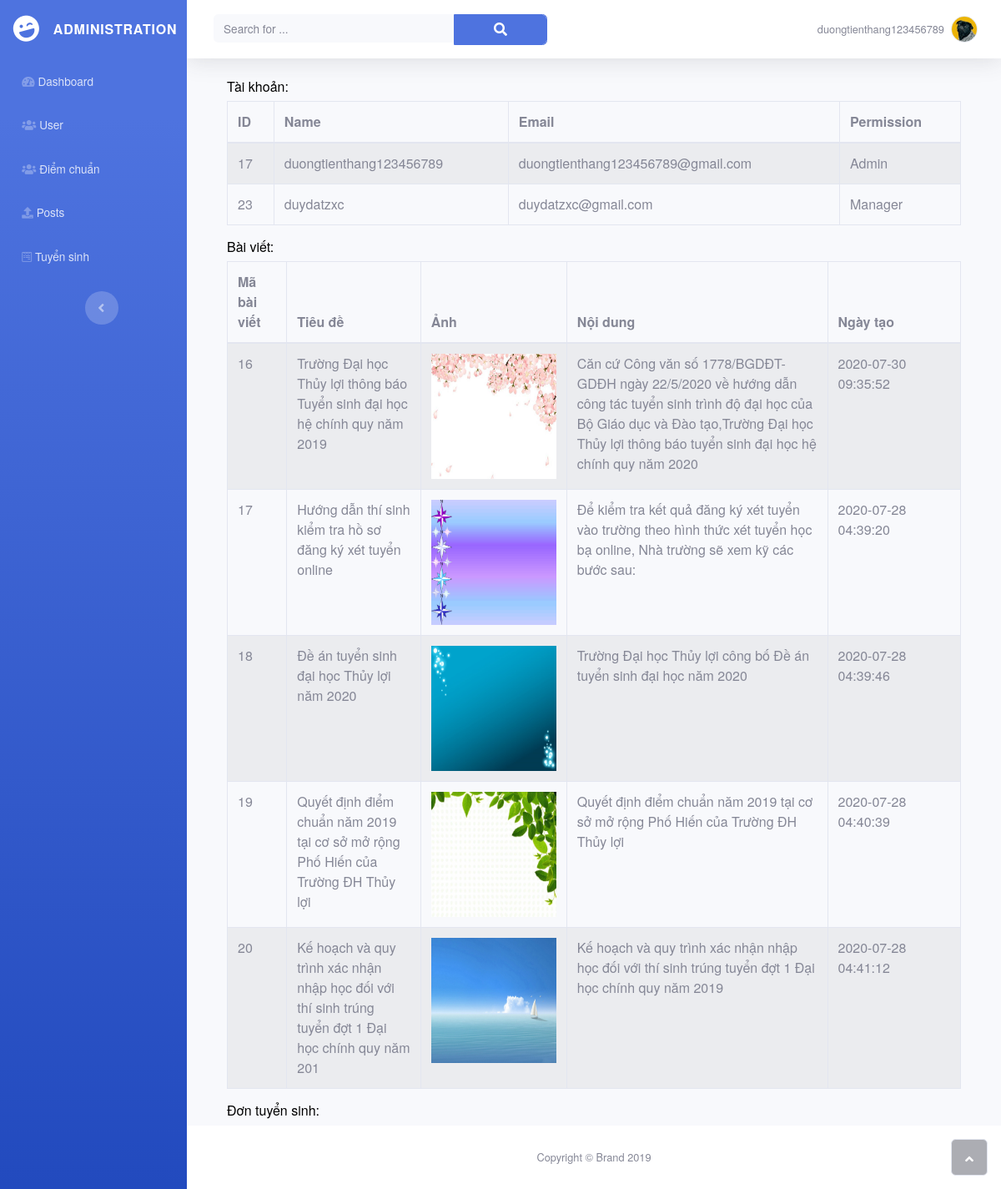
/admin.php (signed in), run on the app's committed database.
### tables this page shows
CREATE TABLE `taikhoan` (
  `matk` int(2) NOT NULL,
  `tentk` varchar(50) NOT NULL,
  `email` varchar(50) NOT NULL,
  `matkhau` varchar(200) NOT NULL,
  `maquyen` tinyint(4) NOT NULL,
  `trangthai` tinyint(1) NOT NULL,
  `maxacnhan` varchar(100) NOT NULL
);

CREATE TABLE `baiviet` (
  `mabv` int(5) UNSIGNED NOT NULL,
  `chude` varchar(100) NOT NULL,
  `tieude` varchar(100) NOT NULL,
  `anh` varchar(200) DEFAULT NULL,
  `noidung` varchar(2000) DEFAULT NULL,
  `ngaytao` datetime NOT NULL,
  `matk` int(2) NOT NULL
);

### admin.php (the view, shortened to what this page needs)
<?php
include("head.php");
$matk=$_SESSION['matk'];
require('connect.php');
$row=mysqli_fetch_assoc(mysqli_query($conn, "select * from taikhoan where matk='$matk'"));
if($_SESSION['quyen']=="3"){$sqlpost = "Select * from baiviet";}
else {$sqlpost = "Select * from baiviet where matk = '$matk'";}
$resultpost = mysqli_query($conn, $sqlpost);
$sqltk="select * from taikhoan";
mysqli_set_charset($conn, 'UTF8');
$resulttk = mysqli_query($conn, $sqltk);
?>
<body id="page-top">
    <div id="wrapper">
    <?php include("menu.php");?>
        <div class="d-flex flex-column" id="content-wrapper">
            <div id="content">
                <nav class="navbar navbar-light navbar-expand bg-white shadow mb-4 topbar static-top">
                    <div class="container-fluid"><button class="btn btn-link d-md-none rounded-circle mr-3" id="sidebarToggleTop" type="button"><i class="fas fa-bars"></i></button>
                        <form class="form-inline d-none d-sm-inline-block mr-auto ml-md-3 my-2 my-md-0 mw-100 navbar-search">
                            <div class="input-group"><input class="bg-light form-control border-0 small" type="text" placeholder="Search for ...">
                                <div class="input-group-append"><button class="btn btn-primary py-0" type="button"><i class="fas fa-search"></i></button></div>
                            </div>
                        </form>
                        <ul class="nav navbar-nav flex-nowrap ml-auto">
                            <li class="nav-item dropdown no-arrow" role="presentation">
                                <div class="nav-item dropdown no-arrow"><a class="dropdown-toggle nav-link" data-toggle="dropdown" aria-expanded="false">
                                    <span class="d-none d-lg-inline mr-2 text-gray-600 small"><?php echo $row['tentk']?></span>
                                    <img class="border rounded-circle img-profile" src="images/avatar5.jpeg"></a>
                                </div>
                            </li>
                        </ul>
                    </div>
                </nav>
                <div class="container">
                    <div class="container-fluid">
                        <h6 style="color: rgb(0,0,0);">Tài khoản:</h6>
                        <table id="example" class="table table-striped table-bordered" width="100%">
                            <thead>
                                <tr>
                                    <th>ID</th>
                                    <th>Name</th>
                                    <th>Email</th>
                                    <th>Permission</th>
                                </tr>
                            </thead>
                            <tbody>
                            <?php
                                if($_SESSION['quyen']!='1'){
                                if (mysqli_num_rows($resulttk) > 0) {
                                while ($row = mysqli_fetch_assoc($resulttk)) {
                                    if ($row['maquyen']==3) $maquyen1='Admin';
                                    else
                                    {if ($row['maquyen']==2) $maquyen1='Manager';
                                    else $maquyen1='Viewer';
                                    }
                                    echo '<tr><td>'.$row['matk'].'</td>';
                                    echo '<td>'.$row['tentk'].'</td>';
                                    echo '<td>'.$row['email'].'</td>';
                                    echo '<td>'.$maquyen1.'</td></tr>';
                                }
                                }}
                            ?>
                            </tbody>
                        </table>
                        <h6 style="color: rgb(0,0,0);">Bài viết:</h6>
                        <table id="example" class="table table-striped table-bordered" width="100%">
                            <thead>
                                <tr>
                                    <th width="80px">Mã bài viết</th>
                                    <th width="200px">Tiêu đề</th>
                                    <th width="150px">Ảnh</th>
                                    <th width="400px">Nội dung</th>
                                    <th width="193px">Ngày tạo</th>
                                </tr>
                            </thead>
                            <tbody>
                            <?php
                                if (mysqli_num_rows($resultpost) > 0) {
                                while ($rowpost = mysqli_fetch_assoc($resultpost)) {
                                    echo '<td>'.$rowpost['mabv'].'</td>';
                                    echo '<td>'.$rowpost['tieude'].'</td>';
                                    echo '<td><img src="'.$rowpost['anh'].'" width="150px" height="150px"></td>';
                                    echo '<td>'.$rowpost['noidung'].'</td>';
                                    echo '<td>'.$rowpost['ngaytao'].'</td></tr>';
                                }
                                }
                            ?>
                            </tbody>
                        </table>
                        <h6 style="color: rgb(0,0,0);">Đơn tuyển sinh:</h6>
                    </div>
                </div>
            </div>
            <footer class="bg-white sticky-footer">
                <div class="container my-auto">
                    <div class="text-center my-auto copyright"><span>Copyright © Brand 2019</span></div>
                </div>
            </footer>
        </div>
        <a class="border rounded d-inline scroll-to-top" href="#page-top"><i class="fas fa-angle-up"></i></a>
    </div>
</body>
<?php
include("foot.php");
?>

### css/all.css (style rules this page uses)
.fa, .fas, .far, .fal, .fad, .fab { -moz-osx-font-smoothing: grayscale; -webkit-font-smoothing: antialiased; display: inline-block; font-style: normal; font-variant: normal; text-rendering: auto; line-height: 1; }
.fa-angle-up:before { content: "\f106"; }
.fa-search:before { content: "\f002"; }
.fa, .fas { font-family: 'Font Awesome 5 Free'; font-weight: 900; }

### login.css (style rules this page uses)
body { font-family: "HelveticaNeue", "Arial", sans-serif; }
a { color: #55b1df; text-decoration: none; }
input { transition: all 0.2s ease; }
button { width: 112px; height: 37px; -moz-border-radius: 19px; -webkit-border-radius: 19px; border-radius: 19px; -moz-background-clip: padding; -webkit-background-clip: padding-box; background-clip: padding-box; background-color: #55b1df; border: 1px solid #55b1df; border: none; color: #fff; font-weight: bold; }

### data on the page
taikhoan: tentk "duongtienthang123456789", matk "17", email "duongtienthang123456789@gmail.com", maquyen "Admin"
taikhoan: matk "23", tentk "duydatzxc", email "duydatzxc@gmail.com", maquyen "Manager"
baiviet: mabv "16", tieude "Trường Đại học Thủy lợi thông báo Tuyển sinh đại học hệ chính quy năm 2019", anh (picture), noidung "Căn cứ Công văn số 1778/BGDĐT-GDĐH ngày 22/5/2020 về hướng dẫn công tác tuyển sinh trình độ đại học của Bộ Giáo dục và Đào tạo,Trường Đại học Thủy lợi thông báo tuyển sinh đại học hệ chính quy năm 2020", ngaytao "2020-07-30 09:35:52"
baiviet: mabv "17", tieude "Hướng dẫn thí sinh kiểm tra hồ sơ đăng ký xét tuyển online", anh (picture), noidung "Để kiểm tra kết quả đăng ký xét tuyển vào trường theo hình thức xét tuyển học bạ online, Nhà trường sẽ xem kỹ các bước sau:", ngaytao "2020-07-28 04:39:20"
baiviet: mabv "18", tieude "Đề án tuyển sinh đại học Thủy lợi năm 2020", anh (picture), noidung "Trường Đại học Thủy lợi công bố Đề án tuyển sinh đại học năm 2020", ngaytao "2020-07-28 04:39:46"
baiviet: mabv "19", tieude "Quyết định điểm chuẩn năm 2019 tại cơ sở mở rộng Phố Hiến của Trường ĐH Thủy lợi", anh (picture), noidung "Quyết định điểm chuẩn năm 2019 tại cơ sở mở rộng Phố Hiến của Trường ĐH Thủy lợi", ngaytao "2020-07-28 04:40:39"
baiviet: mabv "20", tieude "Kế hoạch và quy trình xác nhận nhập học đối với thí sinh trúng tuyển đợt 1 Đại học chính quy năm 201", anh (picture), noidung "Kế hoạch và quy trình xác nhận nhập học đối với thí sinh trúng tuyển đợt 1 Đại học chính quy năm 2019", ngaytao "2020-07-28 04:41:12"
